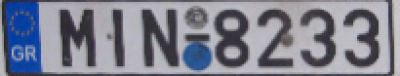
#> input picture images/license_plate_2.png, 400 x 76 px
$ jupyter execute --allow-errors connected_component_labelling.ipynb   (shell and % lines are left out)
#> lines starting #> are read from the running program, lines starting #| are printed output that depends on the picture; after the words box and inside, x2 and y2 are one past the last pixel; in counts of white or black regions, pixels touching at a corner belong together
[cell 1]
import cv2
import os
import random
random.seed(255)
import imutils
import numpy as np
import matplotlib.pyplot as plt

def display(image, flip=True, cmap=None, figsize=(6, 6), **kwargs):
    if flip:
        image = cv2.cvtColor(image, cv2.COLOR_BGR2RGB)

    # adjustment for histograms
    if kwargs.get("is_histogram", False):
        plt.figure(figsize=figsize)
        plt.plot(image)
    else:
        width=image.shape[1]
        height=image.shape[0]
        margin=50
        # dots per inch
        dpi=100.
        # inches
        figsize=((width+2*margin)/dpi, (height+2*margin)/dpi)
        #axes ratio
        left = margin/dpi/figsize[0]
        bottom = margin/dpi/figsize[1]
        fig = plt.figure(figsize=figsize, dpi=dpi)
        fig.subplots_adjust(left=left, bottom=bottom, right=1.-left, top=1.-bottom)
        _ = plt.imshow(image, cmap=cmap)
        plt.axis("off")
    plt.title(kwargs.get("title", None))
    plt.xlabel(kwargs.get("xlabel", None))
    plt.ylabel(kwargs.get("ylabel", None))
    plt.xlim(kwargs.get("xlim", None))
    plt.show()

def display_histogram(histograms, figsize=(6, 6), **kwargs):
    plt.figure(figsize=figsize)
    plt.title(kwargs.get("title", None))
    plt.xlabel(kwargs.get("xlabel", None))
    plt.ylabel(kwargs.get("ylabel", None))
    plt.xlim(kwargs.get("xlim", None))
    for h, c in histograms:
        plt.plot(h, color=c)
    plt.show()

def resize(image, width=None, height=None, inter=cv2.INTER_AREA):
    # initialize the dimensions of the image to be resized and
    # grab the image size
    dim = None
    (h, w) = image.shape[:2]

    # if both the width and height are None, then return the
    # original image
    if width is None and height is None:
        return image

    # check to see if the width is None
    if width is None:
        # calculate the ratio of the height and construct the
        # dimensions
        r = height / float(h)
        dim = (int(w * r), height)
    # otherwise, the height is None
    else:
        # calculate the ratio of the width and construct the
        # dimensions
        r = width / float(w)
        dim = (width, int(h * r))
    # resize the image
    resized = cv2.resize(image, dim, interpolation=inter)
    # return the resized image
    return resized

#### Introduction

Connected-component labeling (also known as connected-component analysis, blob extraction, or region labeling) is an algorithmic application of graph theory that is used to determine the connectivity of “blob”-like regions in a binary image.

[cell 2]
from skimage.filters import threshold_local
from skimage import measure

[cell 3]
image = cv2.imread("images/license_plate_2.png")
#> image is the input picture: shape (76, 400, 3); mean B, G, R 143, 129.1, 126.5
# convert to hsv and get value
v = cv2.split(cv2.cvtColor(image, cv2.COLOR_BGR2HSV))[2]
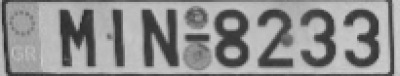
#> v: shape (76, 400); min 38, max 207, mean 143.2
display(v, flip=False, cmap=None)

[cell 4]
# adaptive theresholding .. pay attention
thresholded = cv2.adaptiveThreshold(
    src=v,
    maxValue=255,
    adaptiveMethod=cv2.ADAPTIVE_THRESH_MEAN_C,
    thresholdType=cv2.THRESH_BINARY_INV,
    blockSize=17,
    C=3
)
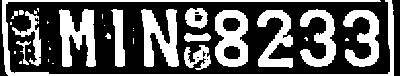
#> thresholded: shape (76, 400); 37.6% white; 34 white regions (18 under 20 px), largest, box (x1, y1, x2, y2) and area: (2, 0, 394, 76) 2355, (141, 9, 179, 67) 1310, (59, 9, 96, 67) 1306
display(thresholded, flip=False, cmap="gray")

[cell 5]
# perform connected component labelling
labels = measure.label(thresholded, connectivity=2, background=0)
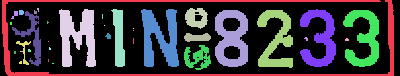
#> labels: shape (76, 400) int64; 35 distinct labels, from 0 to 34; one colour per label, 0 black
mask = np.zeros(thresholded.shape, dtype="uint8")
print("Number of blobs found: {}".format(len(np.unicode(labels))))
#| Number of blobs found: 119

[cell 6]
# loop over labels
for i, label in enumerate(np.unique(labels)):

    # if this is background label ignore it
    if label == 0:
        print("Label: 0 (background)")
        continue

    # else
    print("Label: {} (foreground)".format(i))
    label_mask = np.zeros(thresholded.shape, dtype="uint8")
    label_mask[labels == label] = 255
    num_pixels = cv2.countNonZero(label_mask)

    # if the number of pixels in the component is sufficiently large, add it to our mask of large blobs
    if num_pixels > 300 and num_pixels < 1500:
        mask = cv2.add(mask, label_mask)

    # show
    display(label_mask, flip=False, cmap="gray", title="Label")
#> this loop made 35 passes
#> num_pixels on passes 2 to 13: 2355, 6, 323, 1306, 525, 1310, 1041, 23, 10, 1237, 1058, 1046
#| Label: 0 (background)
#| Label: 1 (foreground)
#| Label: 2 (foreground)
#| Label: 3 (foreground)
#| Label: 4 (foreground)
#| Label: 5 (foreground)
#| Label: 6 (foreground)
#| Label: 7 (foreground)
#> (further printed lines are left out)
#> pass 2, in display (call 3), `plt.show()`:
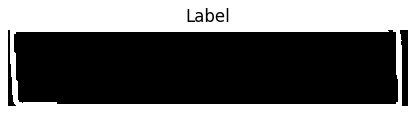
#> figure drawn by matplotlib, 1 panel
#> after the loop:
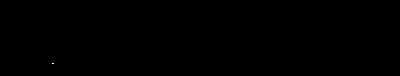
#> label_mask: shape (76, 400); 0.01% white in thin lines or dots, all inside (x1, y1, x2, y2) = (52, 63, 54, 64)
#> after the loop:
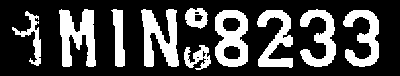
#> mask: shape (76, 400); 28.5% white; 10 white regions, largest, box (x1, y1, x2, y2) and area: (141, 9, 179, 67) 1310, (59, 9, 96, 67) 1306, (215, 10, 248, 67) 1237

display(label_mask, flip=False, cmap="gray", title="Large Blobs")

$ run again, with images/bricks.png copied over images/license_plate_2.png
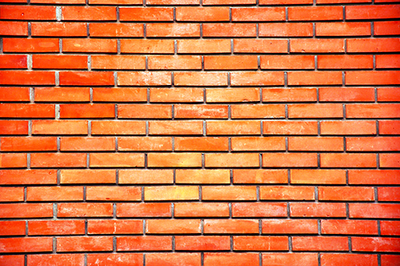
#> input picture images/bricks.png, 400 x 266 px
#> image is the input picture: shape (266, 400, 3); mean B, G, R 66.4, 117, 216.7
#> thresholded: shape (266, 400); 22.3% white; 43 white regions (41 under 20 px), largest, box (x1, y1, x2, y2) and area: (0, 0, 400, 266) 23636, (143, 254, 146, 266) 32
#> `labels = measure.label(thresholded, connectivity=2, background=0)`:
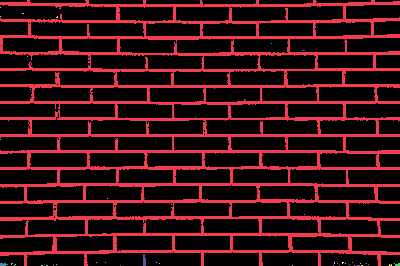
#> labels: shape (266, 400) int64; 44 distinct labels, from 0 to 43; one colour per label, 0 black
#| Number of blobs found: 155
#> the loop `for i, label in enumerate(np.unique(labels)):` made 44 passes
#> num_pixels on passes 2 to 9: 23636, 1, 2, 1, 3, 1, 3, 1
#> (printed output is left out)
#> pass 2, in display (call 3), `plt.show()`:
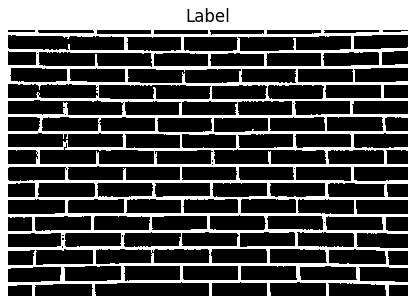
#> figure drawn by matplotlib, 1 panel
